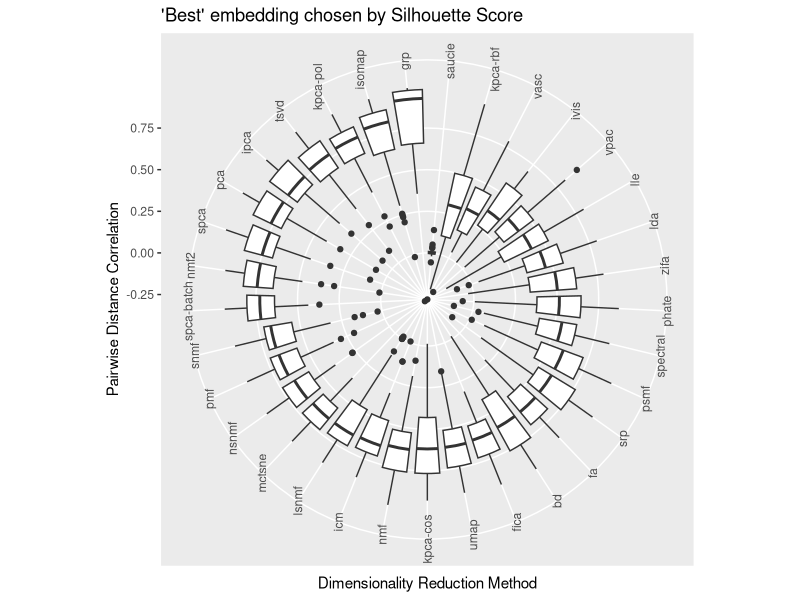
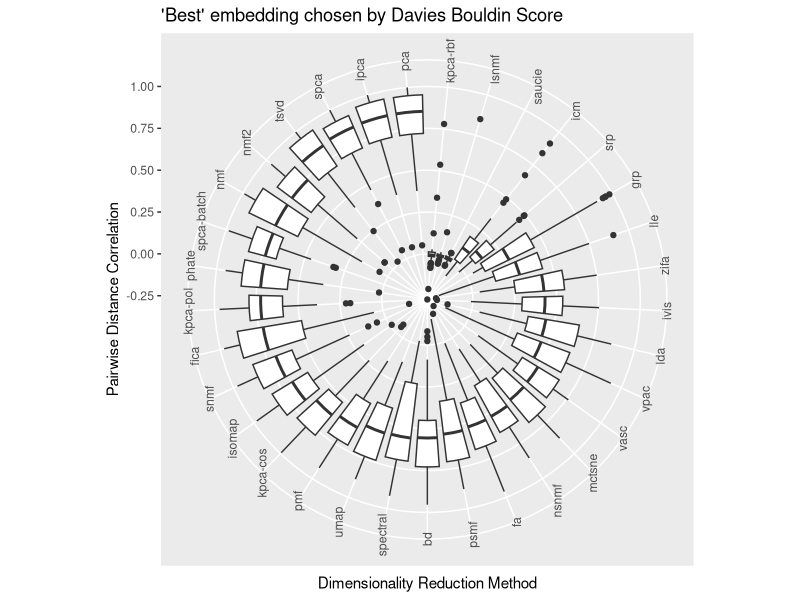
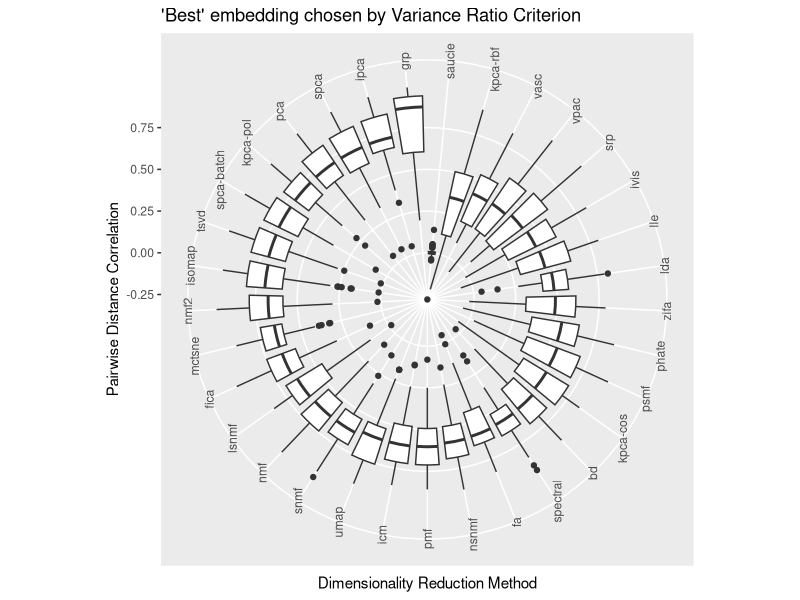
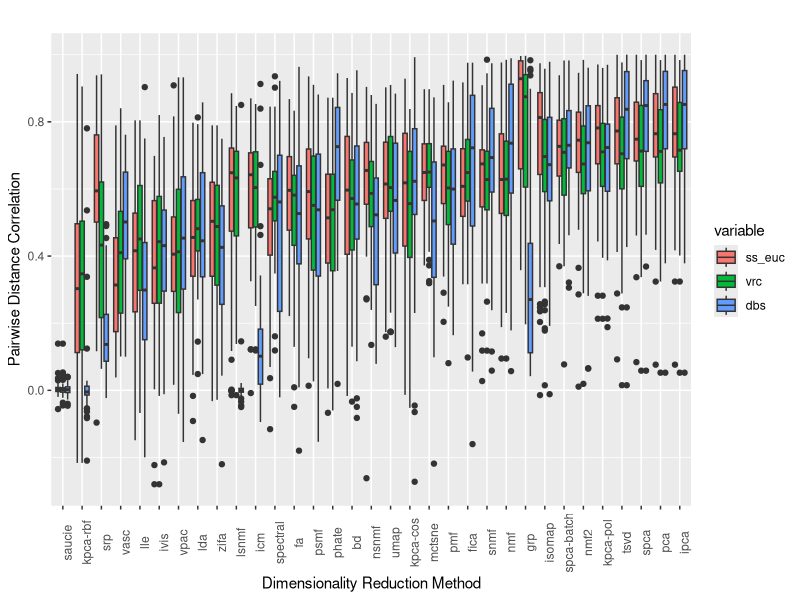

Write R code to recreate these figures, in order.
library(ggplot2)
library(reshape)

data <- read.csv('data/results/pw_correlations/pw_correlations_by_best_ivm.csv')

p <- ggplot(data,aes(reorder(method,ss_euc,FUN=median,na.rm=T),ss_euc)) + geom_boxplot(outlier.shape=19) + theme(axis.text.x = element_text(angle = 90)) + xlab('Dimensionality Reduction Method') + ylab('Pairwise Distance Correlation') + ggtitle("'Best' embedding chosen by Silhouette Score") + coord_polar()

ggsave('writeup/plots/pw_correlations/pw_correlations_boxplot_ss-euc_polar.pdf',p)

p <- ggplot(data,aes(reorder(method,dbs,FUN=median,na.rm=T),dbs)) + geom_boxplot(outlier.shape=19) + theme(axis.text.x = element_text(angle = 90))+ ylab('Pairwise Distance Correlation') + ggtitle("'Best' embedding chosen by Davies Bouldin Score") + xlab('Dimensionality Reduction Method') + coord_polar()

ggsave('writeup/plots/pw_correlations/pw_correlations_boxplot_dbs_polar.pdf',p)

p <- ggplot(data,aes(reorder(method,vrc,FUN=median,na.rm=T),vrc)) + geom_boxplot(outlier.shape=19) + theme(axis.text.x = element_text(angle = 90))+ ylab('Pairwise Distance Correlation') + ggtitle("'Best' embedding chosen by Variance Ratio Criterion") + xlab('Dimensionality Reduction Method') + coord_polar()

ggsave('writeup/plots/pw_correlations/pw_correlations_boxplot_vrc_polar.pdf',p)

data2 <- melt(subset(data,select=-c(X)))
data2 <- subset(data2,variable!='ss_seu')
data2 <- subset(data2,variable!='ss_cos')
p <- ggplot(data2, aes(reorder(method,value,FUN=median,na.rm=T),value,fill=variable))+geom_boxplot()+ylab('Pairwise Distance Correlation') + ggtitle("") + xlab('Dimensionality Reduction Method') + theme(axis.text.x = element_text(angle = 90))

ggsave('writeup/plots/pw_correlations/pw_correlations_all_boxplot.pdf',width=16,height=9)
